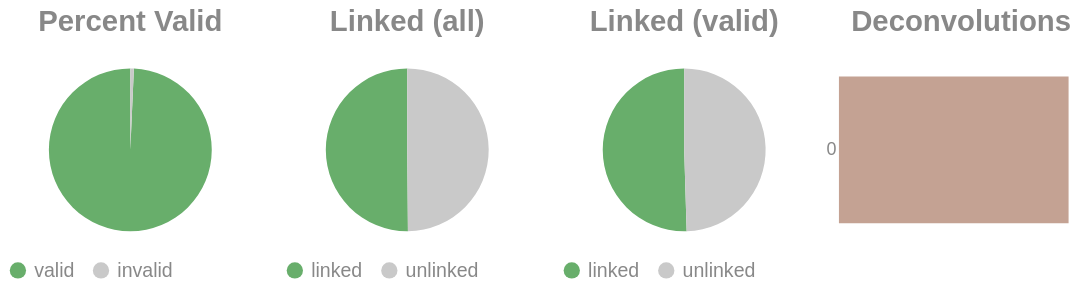

Source (notebook cell):
### Code cell
if SKIPLR:
    pass
else:
    clash = Counter()
    for i in valids['molecule'].to_list():
        _mol = i.split("-")
        if len(_mol) == 1:
            clash.update('0')
        else:
            clash.update(_mol[-1])

    _d = {"deconvolutions": [], 'count': []}
    for k,v in clash.items():
        _d['deconvolutions'].append(k)
        _d['count'].append(v)

    tot_valid = valids['reads'].sum()
    mask = valids['reads'] >= 2
    n_linked_reads = valids.filter(mask)['reads'].sum()
    if n_linked_reads == 0:
        print_html("No linked molecules (>=2 reads) were detected; skipping linked-only distributions.")
        SKIPLR = True
    else:
        perc_valid = round(tot_valid / n_reads, 4)
        linked_perc_abs = round(n_linked_reads / n_reads, 4)
        linked_perc = round(n_linked_reads / tot_valid, 4)

    _valid = pl.DataFrame({"valids": ['valid', 'invalid'], "count": [tot_valid, n_reads - tot_valid]})
    _linked_abs = pl.DataFrame({"linked (absolute)": ['linked', 'unlinked'], "count": [n_linked_reads, n_reads - n_linked_reads]})
    _linked_rel = pl.DataFrame({"linked (valids)": ['linked', 'unlinked'], "count": [n_linked_reads, tot_valid - n_linked_reads]})

    (
        alt.hconcat(
            piechart(_valid, goodval = 'valid', title = "Percent Valid"),
            piechart(_linked_abs, goodval = "linked", title =  "Linked (all)"),
            piechart(_linked_rel, goodval = "linked", title =  "Linked (valid)"),
            convolutionbar(pl.DataFrame(_d), title = "Deconvolutions"),
            center = True,
            bounds = 'flush'
        )
        .resolve_scale(color='independent')
        .resolve_legend('independent')
        .properties(usermeta={'embedOptions': {"actions": False}})
    ).display()

### Figure 1 — Vega-Lite specification as saved in the notebook (floating-point values rounded to 4 significant figures)
{"width": "container", "height": 400, "config": {"title": {"anchor": "start", "dy": -15, "fontSize": 18, "color": "#888888", "subtitleColor": "#888888", "subtitleFontSize": 14}, "arc": {"fill": "#0072B2"}, "axis": {"domainColor": "#888888", "domainWidth": 0.5, "gridWidth": 0.2, "grid": false, "titleFontWeight": 400, "titleFontSize": 15, "labelFontSize": 11, "labelColor": "#888888", "tickColor": "#888888", "tickWidth": 0.2, "titleColor": "#888888"}, "axisBand": {"grid": false}, "axisX": {"grid": true, "tickSize": 10, "domainCap": "round"}, "axisY": {"domain": false, "grid": true, "tickSize": 0, "domainCap": "round"}, "background": "transparent", "header": {"labelFontSize": 15, "labelColor": "#888888", "titleFontSize": 15, "titleFontWeight": 600, "titleColor": "#888888"}, "legend": {"labelFont": "sans-serif", "labelFontSize": 12, "labelColor": "#888888", "symbolSize": 100, "symbolType": "circle", "titleFontSize": 12, "titlePadding": 10, "titleColor": "#888888", "title": null}, "range": {"category": ["#E69F00", "#56B4E9", "#009E73", "#F0E442", "#0072B2", "#D55E00", "#CC79A7", "#000000"], "diverging": ["#cfe8f3", "#a2d4ec", "#73bfe2", "#46abdb", "#1696d2", "#12719e"]}, "area": {"fill": "#0072B2", "fillOpacity": 0.7, "line": true, "strokeOpacity": 0.7}, "line": {"color": "#0072B2", "stroke": "#0072B2", "strokeWidth": 2}, "trail": {"color": "#0072B2", "stroke": "#0072B2", "strokeWidth": 0, "size": 1}, "point": {"filled": true, "fillOpacity": 1.0, "size": 95}, "text": {"color": "#888888", "fontSize": 11, "align": "right", "fontWeight": 400, "size": 11}, "bar": {"fill": "#0072B2", "stroke": null}, "view": {"stroke": null, "continuousWidth": 660, "continuousHeight": 400}}, "hconcat": [{"data": {"name": "data-49eebbd977ef9e8ed5de2b11eff1abd3"}, "mark": {"type": "arc"}, "encoding": {"color": {"field": "valids", "legend": {"orient": "bottom", "title": null}, "scale": {"domain": ["valid", "invalid"], "range": ["#68ae6b", "#C9C9C9"]}, "title": "Valids", "type": "nominal"}, "theta": {"field": "count", "type": "quantitative"}, "tooltip": [{"field": "valids", "title": "Valids", "type": "ordinal"}, {"field": "percent", "format": ".2%", "title": "Percent", "type": "quantitative"}, {"field": "count", "title": "Count", "type": "quantitative"}]}, "height": 100, "title": {"text": "Percent Valid", "align": "center", "anchor": "middle"}, "transform": [{"calculate": "datum.count / 14118307", "as": "percent"}], "width": 150}, {"data": {"name": "data-87c358a9ee1ab573687e5418c6ff0439"}, "mark": {"type": "arc"}, "encoding": {"color": {"field": "linked (absolute)", "legend": {"orient": "bottom", "title": null}, "scale": {"domain": ["linked", "unlinked"], "range": ["#68ae6b", "#C9C9C9"]}, "title": "Linked (Absolute)", "type": "nominal"}, "theta": {"field": "count", "type": "quantitative"}, "tooltip": [{"field": "linked (absolute)", "title": "Linked (Absolute)", "type": "ordinal"}, {"field": "percent", "format": ".2%", "title": "Percent", "type": "quantitative"}, {"field": "count", "title": "Count", "type": "quantitative"}]}, "height": 100, "title": {"text": "Linked (all)", "align": "center", "anchor": "middle"}, "transform": [{"calculate": "datum.count / 14118307", "as": "percent"}], "width": 150}, {"data": {"name": "data-3c2f8174f85f9208499cdfedac90ee33"}, "mark": {"type": "arc"}, "encoding": {"color": {"field": "linked (valids)", "legend": {"orient": "bottom", "title": null}, "scale": {"domain": ["linked", "unlinked"], "range": ["#68ae6b", "#C9C9C9"]}, "title": "Linked (Valids)", "type": "nominal"}, "theta": {"field": "count", "type": "quantitative"}, "tooltip": [{"field": "linked (valids)", "title": "Linked (Valids)", "type": "ordinal"}, {"field": "percent", "format": ".2%", "title": "Percent", "type": "quantitative"}, {"field": "count", "title": "Count", "type": "quantitative"}]}, "height": 100, "title": {"text": "Linked (valid)", "align": "center", "anchor": "middle"}, "transform": [{"calculate": "datum.count / 14019390", "as": "percent"}], "width": 150}, {"data": {"name": "data-2bd5c28f97d027cbb11544ea41a2af57"}, "mark": {"type": "bar"}, "encoding": {"color": {"field": "deconvolutions", "legend": null, "scale": {"scheme": "lightgreyred"}, "type": "nominal"}, "tooltip": [{"field": "deconvolutions", "title": "Deconvolutions", "type": "ordinal"}, {"field": "percent", "format": ".2%", "title": "Percent", "type": "quantitative"}, {"field": "count", "title": "Count", "type": "quantitative"}], "x": {"axis": null, "field": "count", "type": "quantitative"}, "y": {"field": "deconvolutions", "sort": "ascending", "title": null, "type": "nominal"}}, "height": 100, "title": {"text": "Deconvolutions", "align": "center", "anchor": "middle"}, "transform": [{"calculate": "datum.count / 9398172", "as": "percent"}], "width": 150}], "bounds": "flush", "center": true, "resolve": {"legend": {"angle": "independent"}, "scale": {"color": "independent"}}, "usermeta": {"embedOptions": {"actions": false}}, "$schema": "https://vega.github.io/schema/vega-lite/v6.1.0.json", "datasets": {"data-49eebbd977ef9e8ed5de2b11eff1abd3": [{"valids": "valid", "count": 14019390}, {"valids": "invalid", "count": 98917}], "data-87c358a9ee1ab573687e5418c6ff0439": [{"linked (absolute)": "linked", "count": 7077691}, {"linked (absolute)": "unlinked", "count": 7040616}], "data-3c2f8174f85f9208499cdfedac90ee33": [{"linked (valids)": "linked", "count": 7077691}, {"linked (valids)": "unlinked", "count": 6941699}], "data-2bd5c28f97d027cbb11544ea41a2af57": [{"deconvolutions": "0", "count": 9398172}]}}
